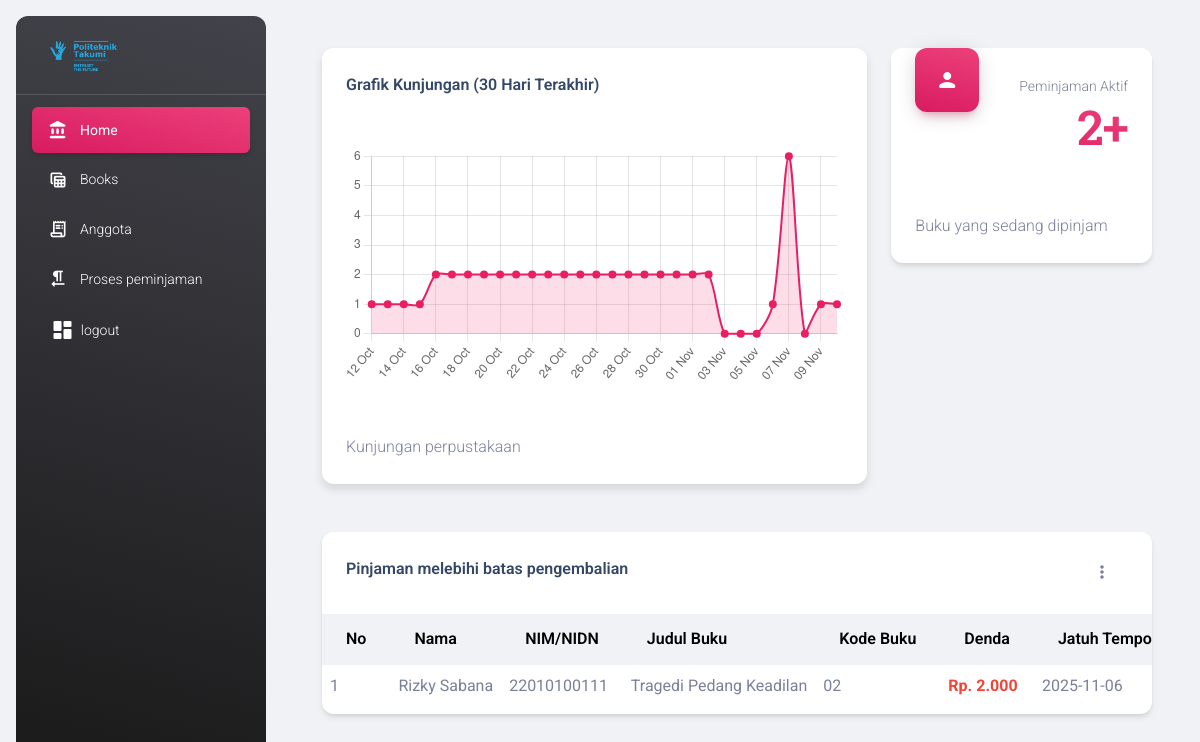
/app.php, run on the app's committed database.
### tables this page shows
CREATE TABLE `peminjaman` (
  `id` int(11) NOT NULL,
  `id_anggota` int(11) NOT NULL,
  `id_buku` int(11) NOT NULL,
  `tanggal_pinjam` date NOT NULL,
  `tanggal_kembali` date DEFAULT NULL,
  `tanggal_dikembalikan` date DEFAULT NULL,
  `denda` varchar(300) NOT NULL DEFAULT '0',
  `status` varchar(15) NOT NULL DEFAULT 'Dipinjam',
  `keterangan` varchar(255) DEFAULT NULL,
  `created_at` timestamp NOT NULL DEFAULT current_timestamp(),
  `updated_at` timestamp NOT NULL DEFAULT current_timestamp()
);

CREATE TABLE `anggota` (
  `id_anggota` int(11) NOT NULL,
  `username` varchar(50) NOT NULL,
  `password` varchar(100) NOT NULL,
  `role` varchar(10) NOT NULL,
  `nama` varchar(100) NOT NULL,
  `nim_nidn` varchar(15) NOT NULL,
  `program_studi` varchar(50) NOT NULL,
  `waktu_bergabung` text NOT NULL,
  `alamat` text NOT NULL,
  `noHP` varchar(15) NOT NULL,
  `jenis_kelamin` varchar(15) NOT NULL,
  `created_at` timestamp NOT NULL DEFAULT current_timestamp(),
  `updated_at` timestamp NOT NULL DEFAULT current_timestamp(),
  `logged_in_at` timestamp NOT NULL DEFAULT current_timestamp()
);

CREATE TABLE `buku` (
  `id_buku` int(11) NOT NULL,
  `cover` text NOT NULL,
  `judul_buku` varchar(100) NOT NULL,
  `kode_buku` varchar(5) NOT NULL,
  `isbn` varchar(14) NOT NULL,
  `nama_penulis` varchar(100) NOT NULL,
  `tahun_terbit` int(11) NOT NULL,
  `penerbit` varchar(100) NOT NULL,
  `created_at` timestamp NOT NULL DEFAULT current_timestamp(),
  `updated_at` timestamp NOT NULL DEFAULT current_timestamp()
);

### features/home/index.php (the view, shortened to what this page needs)
<?php include('./layouts/header.php'); ?>
<?php
function rupiah($angka) {
  return 'Rp. ' . number_format((int)$angka, 0, ',', '.');
}
$e = mysqli_query($conn, "SELECT COUNT(*) AS jumlah FROM peminjaman WHERE status='Dipinjam'");
$o = mysqli_fetch_assoc($e) ?: ['jumlah' => 0];
$jumlah_peminjaman = (int)$o['jumlah'];
$start = new DateTime(date('Y-m-d', strtotime('-29 days')));
$map = [];
for ($i = 0; $i < 30; $i++) {
  $d = (clone $start)->modify("+$i day")->format('Y-m-d');
  $map[$d] = 0;
}
$sqlTelat = "
  SELECT
    p.id,
    a.nama        AS nama_anggota,
    a.nim_nidn    AS nim_nidn,
    b.judul_buku  AS judul_buku,
    b.kode_buku   AS kode_buku,
    p.tanggal_kembali AS jatuh_tempo,
    GREATEST(DATEDIFF(CURDATE(), p.tanggal_kembali), 0) * 500 AS denda_berjalan
  FROM peminjaman p
  JOIN anggota a ON a.id_anggota = p.id_anggota
  JOIN buku    b ON b.id_buku    = p.id_buku
  WHERE p.status='Dipinjam'
    AND p.tanggal_kembali < CURDATE()
  ORDER BY p.tanggal_kembali ASC, p.id ASC
";
$result = mysqli_query($conn, $sqlTelat);
$peminjaman = $result ? mysqli_fetch_all($result, MYSQLI_ASSOC) : [];
?>
<main class="main-content max-height-vh-100 h-100 border-radius-lg">
  <div class="container-fluid py-4">
    <div class="row p-4">
      <div class="col-8">
        <div class="card shadow-sm">
          <div class="card-header">
            <h6 class="mb-0">Grafik Kunjungan (30 Hari Terakhir)</h6>
          </div>
          <div class="card-body" style="min-height:240px;">
            <canvas id="chartKunjungan" style="min-height:240px;"></canvas>
          </div>
          <div class="card-footer">
            <p class="mb-0">Kunjungan perpustakaan</p>
          </div>
        </div>
      </div>
      <div class="col-xl-4 col-sm-4 mb-xl-0 mb-4">
        <div class="card">
          <div class="card-header">
            <div class="icon icon-lg icon-shape bg-gradient-primary shadow-primary text-center border-radius-xl mt-n4 position-absolute">
              <i class="material-icons opacity-10">person</i>
            </div>
            <div class="text-end pt-1">
              <p class="text-sm mb-0 text-capitalize">Peminjaman aktif</p>
              <h1 class="text-gradient text-primary"><?=$jumlah_peminjaman?>+</h1>
            </div>
          </div>
          <div class="card-footer">
            <p class="mb-0">Buku yang sedang dipinjam</p>
          </div>
        </div>
      </div>
    </div>
    <div class="row mb-4 p-4">
      <div class="col-lg-12 col-md-6 mb-md-0 mb-4">
        <div class="card">
          <div class="card-header pb-0">
            <div class="row">
              <div class="col-lg-6 col-7">
                <h6>Pinjaman melebihi batas pengembalian</h6>
              </div>
              <div class="col-lg-6 col-5 my-auto text-end">
                <div class="dropdown float-lg-end pe-4">
                  <a class="cursor-pointer" id="dropdownTable" data-bs-toggle="dropdown" aria-expanded="false">
                    <i class="fa fa-ellipsis-v text-secondary"></i>
                  </a>
                </div>
              </div>
            </div>
          </div>
          <div class="card-body px-0 pb-2">
            <div class="table-responsive">
              <table class="table align-items-center mb-0">
                <thead class="table-light">
                  <tr>
                    <th>No</th>
                    <th>Nama</th>
                    <th>NIM/NIDN</th>
                    <th>Judul Buku</th>
                    <th>Kode Buku</th>
                    <th>Denda</th>
                    <th>Jatuh Tempo</th>
                  </tr>
                </thead>
                <tbody>
                <?php if (empty($peminjaman)): ?>
                  <tr>
                    <td colspan="7" class="text-center text-muted">Tidak ada pinjaman yang melewati jatuh tempo 🎉</td>
                  </tr>
                <?php else: ?>
                  <?php foreach ($peminjaman as $i => $p): ?>
                    <tr>
                      <td><?= $i + 1 ?></td>
                      <td><?= htmlspecialchars($p['nama_anggota']) ?></td>
                      <td><?= htmlspecialchars($p['nim_nidn']) ?></td>
                      <td><?= htmlspecialchars($p['judul_buku']) ?></td>
                      <td><?= htmlspecialchars($p['kode_buku']) ?></td>
                      <td><strong class="text-danger"><?= rupiah($p['denda_berjalan']) ?></strong></td>
                      <td><?= htmlspecialchars($p['jatuh_tempo']) ?></td>
                    </tr>
                  <?php endforeach; ?>
                <?php endif; ?>
                </tbody>
              </table>
            </div>
          </div>
        </div>
      </div>
    </div>
  </div>
</main>
<?php include('./layouts/footer.php'); ?>

### asset/css/nucleo-svg.css (style rules this page uses)
.icon { display: inline-block; color: #111111; height: 1em; width: 1em; }
.icon-lg { height: 1.6em; width: 1.6em; }
.icon { fill: currentColor; stroke: none; }

### assets/css/nucleo-svg.css (style rules this page uses)
.icon { display: inline-block; color: #111111; height: 1em; width: 1em; }
.icon-lg { height: 1.6em; width: 1.6em; }
.icon { fill: currentColor; stroke: none; }

### data on the page
peminjaman: id_anggota.nama "Rizky Sabana", id_anggota.nim_nidn "22010100111", id_buku.judul_buku "Tragedi Pedang Keadilan", id_buku.kode_buku "02", denda_berjalan "Rp. 2.000", tanggal_kembali "2025-11-06"

### other printed values
$jumlah_peminjaman "2"
chart data {{ json_encode($dataKunjungan) }} [1,1,1,1,2,2,2,2,2,2,2,2,2,2,2,2,2,2,2,2,2,2,0,0,0,1,6,0,1,1]
